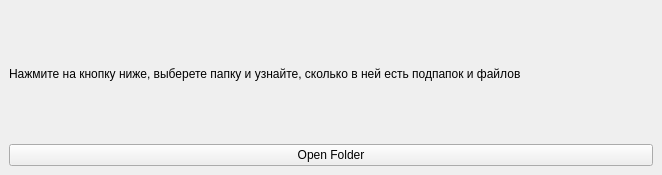
<?xml version="1.0" encoding="UTF-8"?>
<ui version="4.0">
 <class>MainWindow</class>
 <widget class="QMainWindow" name="MainWindow">
  <property name="geometry">
   <rect>
    <x>0</x>
    <y>0</y>
    <width>662</width>
    <height>175</height>
   </rect>
  </property>
  <property name="windowTitle">
   <string>File Counter</string>
  </property>
  <widget class="QWidget" name="centralwidget">
   <layout class="QVBoxLayout" name="verticalLayout">
    <item>
     <widget class="QLabel" name="label">
      <property name="text">
       <string>Нажмите на кнопку ниже, выберете папку и узнайте, сколько в ней есть подпапок и файлов</string>
      </property>
     </widget>
    </item>
    <item>
     <widget class="QPushButton" name="openButton">
      <property name="text">
       <string>Open Folder</string>
      </property>
     </widget>
    </item>
   </layout>
  </widget>
 </widget>
 <resources/>
 <connections/>
</ui>
